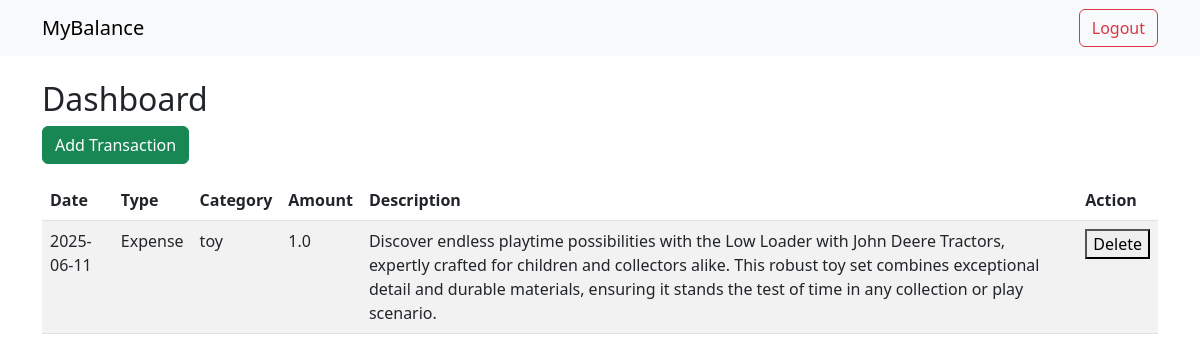
The page /dashboard (signed in) on the database as committed earlier.
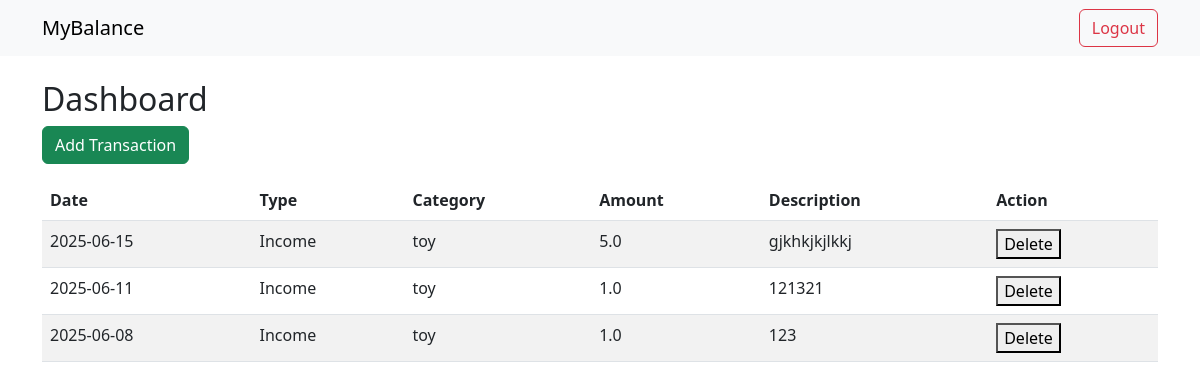
The same page on the database as committed later.
### tables this page shows
CREATE TABLE transactions (
              id INTEGER PRIMARY KEY AUTOINCREMENT,
              user_id INTEGER,
              date TEXT,
              type TEXT,
              category TEXT,
              amount REAL,
              description TEXT,
              FOREIGN KEY(user_id) REFERENCES users(id)
              );

### app.py (the view)
@app.route('/dashboard')
def dashboard():
        if 'user_id' not in session:
            return redirect(url_for('login'))
        conn=sqlite3.connect('MyBalance.db')
        c=conn.cursor()
        c.execute('SELECT id, date, type, category, amount, description FROM transactions WHERE user_id=? ORDER BY date DESC',(session['user_id'],) )
        transactions=c.fetchall()
        conn.close()
        return render_template('dashboard.html', transactions=transactions)

### templates/dashboard.html (shortened to what this page needs)
{% extends 'base.html' %}
{% block content %}
<h2>Dashboard</h2>
<a href="{{ url_for('add') }}" class="btn btn-success mb-3">Add Transaction</a>
<table class="table table-striped">
    <thead>
        <tr>
            <th>Date</th>
            <th>Type</th>
            <th>Category</th>
            <th>Amount</th>
            <th>Description</th>
            <th>Action</th>
        </tr>
    </thead>
    <tbody>
        {% for t in transactions %}
        <tr>
            <td>{{ t[1] }}</td>
            <td>{{ t[2] }}</td>
            <td>{{ t[3] }}</td>
            <td>{{ t[4] }}</td>
            <td>{{ t[5] }}</td>
            <td>
                <form action="{{ url_for('delete',id=t[0])}}" method="post">
                    <button type="submit">Delete</button>
                </form>
            </td>
        </tr>
        {% endfor %}
    </tbody>
</table>
{% endblock %}

### templates/base.html (shortened to what this page needs)
<!doctype html>
<html lang="en">
<head>
    <link href="https://cdn.jsdelivr.net/npm/bootstrap@5.3.0/dist/css/bootstrap.min.css" rel="stylesheet">
</head>
<body>
<nav class="navbar navbar-expand-lg navbar-light bg-light mb-4">
    <div class="container">
        <a class="navbar-brand" href="{{ url_for('home') }}">MyBalance</a>
        <div>
            {% if 'user_id' in session %}
                <a class="btn btn-outline-danger" href="{{ url_for('logout') }}">Logout</a>
            {% else %}
                <a class="btn btn-outline-primary" href="{{ url_for('login') }}">Login</a>
                <a class="btn btn-outline-success" href="{{ url_for('register') }}">Register</a>
            {% endif %}
        </div>
    </div>
</nav>
<div class="container">
    {% block content %}{% endblock %}
</div>
</body>
</html>

Rows that differ between the two databases and show on the page:
removed transactions: date "2025-06-11", type "Expense", category "toy", amount "1.0", description "Discover endless playtime possibilities with the Low Loader with John Deere Tractors, expertly crafted for children and collectors alike. This robust toy set combines exceptional detail and durable materials, ensuring it stands the test of time in any collection or play scenario."
added transactions: date "2025-06-15", type "Income", category "toy", amount "5.0", description "gjkhkjkjlkkj"
added transactions: date "2025-06-11", type "Income", category "toy", amount "1.0", description "121321"
added transactions: date "2025-06-08", type "Income", category "toy", amount "1.0", description "123"
